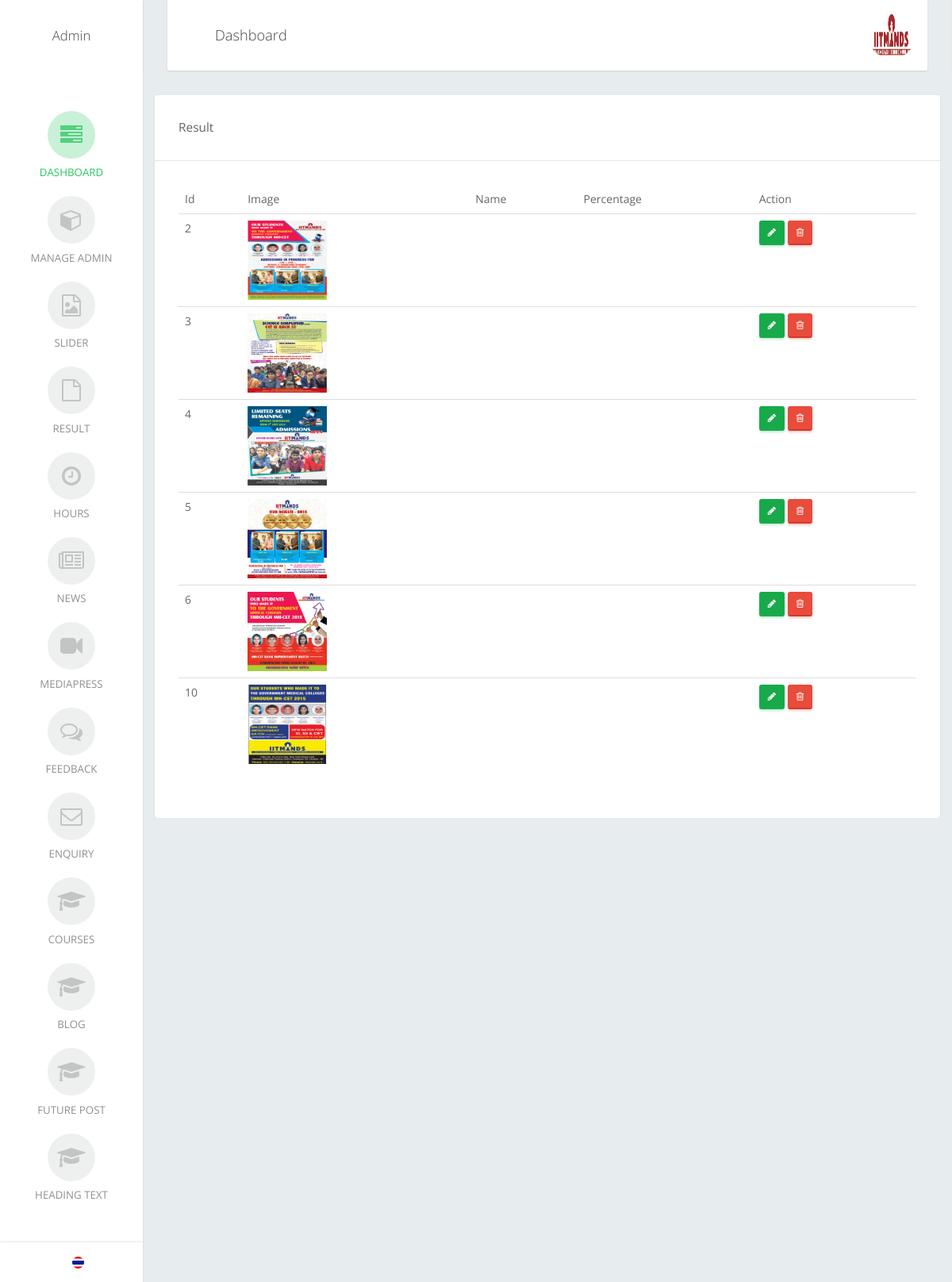
Page /cms/index.php/admin/result_view on the committed database.
### tables this page shows
CREATE TABLE `result` (
  `id` int(11) NOT NULL AUTO_INCREMENT,
  `src` varchar(300) NOT NULL,
  `title` varchar(300) NOT NULL,
  `subtitle` varchar(300) NOT NULL,
  PRIMARY KEY (`id`)
);

### cms/application/controllers/Admin.php (called while the page is built, shortened)
<?php
class Admin extends CI_Controller {
    function __construct() {
        $this->load->model('Admin_model');
    }
    public function result_view() {
        $id = '';
        $data['result'] = $this->Admin_model->select($id,'result');
        $data['main_view'] = 'result_view';
        $this->load->view('base_template_admin', $data);
    }
}

### cms/index.php (called while the page is built, shortened)
<?php
require_once BASEPATH.'core/CodeIgniter.php';

### cms/application/models/Admin_model.php (called while the page is built, shortened)
<?php
	class Admin_model extends CI_Model {
    function select($id,$table_name){
        if($id != ''){
           $this->db->select('*');
           $this->db->from($table_name);
           $this->db->where('id',$id);
        }else{
            $this->db->select('*');
           $this->db->from($table_name);
        }
        $sql = $this->db->get();
        return $sql->result_array();
    }
}

### cms/application/views/result_view.php (the view, shortened to what this page needs)
<div class="row">
    <div class="col-md-12">
        <div class="card">
            <div class="card-header">
                Result
            </div>
            <div class="card-body">
                <form class="form form-horizontal" >
                    <div class="section">
                        <div class="section-body">
                            <table class="table table-responsive" id="student_level">
                                <thead>
                                     <tr>
                                         <td>Id</td>
                                        <td>Image</td>
                                        <td>Name</td>
                                        <td>Percentage</td>
                                        <td>Action</td>
                                    </tr>
                                </thead>
                                <tbody>
                                    <?php foreach($result as $row){?>
                                    <tr>
                                        <td><?php echo $row['id'];?></td>
                                        <td><img src="<?php echo base_url().$row['src'];?>" width="100px" height="100px"></td>
                                        <td><?php echo $row['name'];?></td>
                                        <td><?php echo $row['percentage'];?></td>
                                        <td>
                                        <a href="<?php echo base_url('admin/result_form').'/'.$row['id'];?>">
                                        <button type="button" class="btn btn-success btn-xs"><i class="fa fa-pencil" aria-hidden="true"></i></button>
                                        </a>
                                            <button type="button" class="btn btn-danger btn-xs delete_result" id="<?php echo $row['id'];?>"><i class="fa fa-trash-o" aria-hidden="true" ></i></button>
                                        </td>
                                    </tr>
                                    <?php } ?>
                                </tbody>
                            </table>
                        </div>
                    </div>
                </form>
            </div>
        </div>
    </div>
</div>

### rows in the picture
result: id "2", src (picture)
result: id "3", src (picture)
result: id "4", src (picture)
result: id "5", src (picture)
result: id "6", src (picture)
result: id "10", src (picture)
